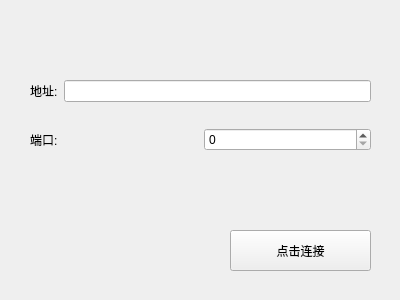
<?xml version="1.0" encoding="UTF-8"?>
<ui version="4.0">
 <class>AddIpPort</class>
 <widget class="QWidget" name="AddIpPort">
  <property name="geometry">
   <rect>
    <x>0</x>
    <y>0</y>
    <width>400</width>
    <height>300</height>
   </rect>
  </property>
  <property name="windowTitle">
   <string>Form</string>
  </property>
  <widget class="QPushButton" name="pushButton">
   <property name="geometry">
    <rect>
     <x>230</x>
     <y>230</y>
     <width>141</width>
     <height>41</height>
    </rect>
   </property>
   <property name="text">
    <string>点击连接</string>
   </property>
  </widget>
  <widget class="QWidget" name="layoutWidget">
   <property name="geometry">
    <rect>
     <x>30</x>
     <y>60</y>
     <width>341</width>
     <height>111</height>
    </rect>
   </property>
   <layout class="QVBoxLayout" name="verticalLayout">
    <item>
     <layout class="QHBoxLayout" name="horizontalLayout">
      <item>
       <widget class="QLabel" name="label">
        <property name="text">
         <string>地址:</string>
        </property>
       </widget>
      </item>
      <item>
       <widget class="QLineEdit" name="ip"/>
      </item>
     </layout>
    </item>
    <item>
     <layout class="QHBoxLayout" name="horizontalLayout_2">
      <item>
       <widget class="QLabel" name="label_2">
        <property name="text">
         <string>端口:</string>
        </property>
       </widget>
      </item>
      <item>
       <widget class="QSpinBox" name="port">
        <property name="maximum">
         <number>65535</number>
        </property>
       </widget>
      </item>
     </layout>
    </item>
   </layout>
  </widget>
 </widget>
 <resources/>
 <connections/>
</ui>
